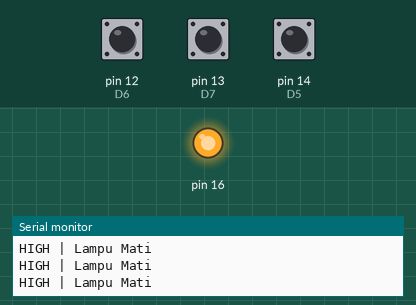
Recording of a sketch running on a simulated Arduino Uno, built with avr-gcc and run on an emulated ATmega328P. On the bench: output pins drawn as LEDs (lit = HIGH), the last lines printed to the serial monitor. Inputs (shaded band) come from the test bench; at power-on: pin 12 (D6) HIGH, pin 13 (D7) HIGH, pin 14 (D5) HIGH.

Above: at 1.2 s.
1.3 s: pin 12 (D6) pulled LOW for 0.15 s
At 1.4 s:
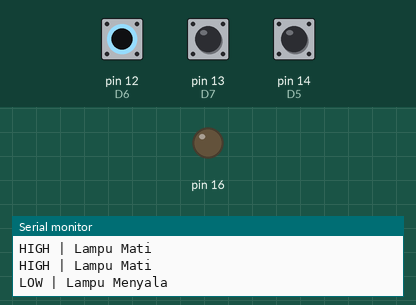
2.9 s: pin 13 (D7) pulled LOW for 0.15 s
At 3.6 s:
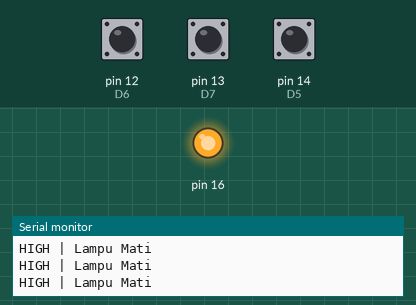
6.0 s: pin 14 (D5) pulled LOW for 0.15 s
At 7.0 s:
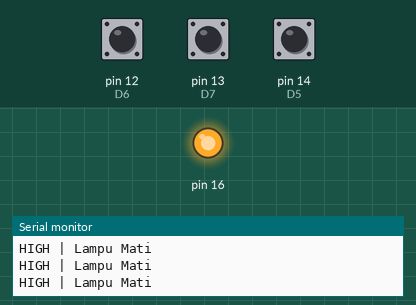
9.1 s: pin 12 (D6) pulled LOW for 1 s
At 9.9 s:
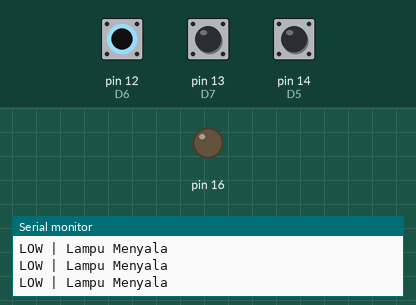
13.1 s: pin 13 (D7) pulled LOW for 1 s
At 14.7 s:
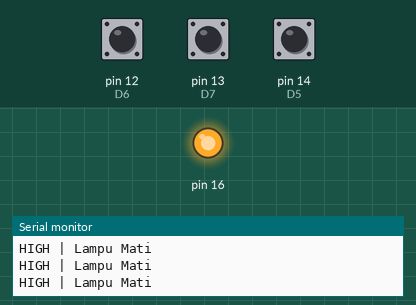
17.1 s: pin 14 (D5) pulled LOW for 1 s
At 17.6 s:
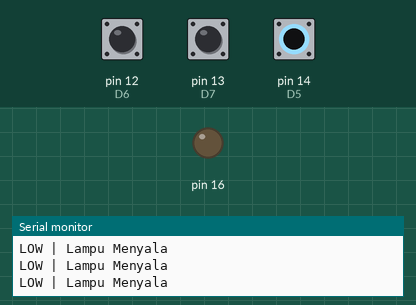
Timing chart, 0 to 20.1 s (numbered marks = the images above; inputs shaded):
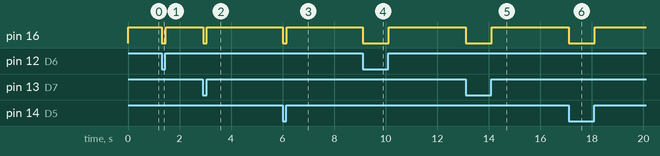

Measured:
- after the input at 1.3 s, pin 16: HIGH → LOW at once, → HIGH 0.15 s later
- after the input at 2.9 s, pin 16: HIGH → LOW at once, → HIGH 0.15 s later
- after the input at 6.0 s, pin 16: HIGH → LOW at once, → HIGH 0.15 s later
- after the input at 9.1 s, pin 16: HIGH → LOW at once, → HIGH 1.0 s later
- after the input at 13.1 s, pin 16: HIGH → LOW at once, → HIGH 1.0 s later
- after the input at 17.1 s, pin 16: HIGH → LOW at once, → HIGH 1.0 s later

The sketch:

button-led-esp8266.ino
```cpp
void setup() {
  Serial.begin(9600);
  pinMode(16, OUTPUT);
  pinMode(14, INPUT_PULLUP);  // D5
  pinMode(12, INPUT_PULLUP);  // D6
  pinMode(13, INPUT_PULLUP);  // D7
}

short btnstate, btnstate2, btnstate3;

void loop() {
  btnstate = digitalRead(14);
  btnstate2 = digitalRead(12);
  btnstate3 = digitalRead(13);
  if(btnstate == LOW || btnstate2 == LOW || btnstate3 == LOW){
    digitalWrite(16, LOW);
    Serial.println("LOW | Lampu Menyala");
  }
  else{
    digitalWrite(16, HIGH);
    Serial.println("HIGH | Lampu Mati");
  }
}
```
